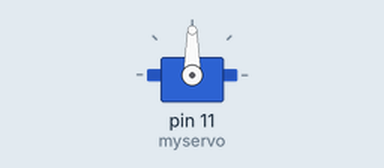
Simulated run of this sketch. Board: Arduino Uno, built with avr-gcc and run on an emulated ATmega328P. Shown: servo.

Above: at 0.05 s.
Timing chart, 0 to 4.6 s (numbered marks = the images above):
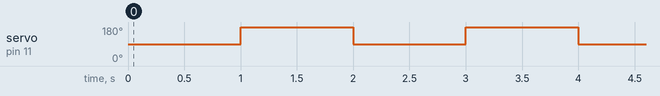

The sketch:

servo_net_opening.ino
```cpp
#include <Servo.h>

Servo myservo;  // create servo object to control a servo
// twelve servo objects can be created on most boards

//int pos = 0;    // variable to store the servo position

void setup() {
  myservo.attach(11);  // attaches the servo on pin 9 to the servo object
  myservo.write(180);
}

void loop() {
//  for (pos = 0; pos <= 180; pos += 1) { // goes from 0 degrees to 180 degrees
//    // in steps of 1 degree
//    myservo.write(pos);              // tell servo to go to position in variable 'pos'
//    delay(15);                       // waits 15 ms for the servo to reach the position
//  }
//  for (pos = 180; pos >= 0; pos -= 1) { // goes from 180 degrees to 0 degrees
//    myservo.write(pos);              // tell servo to go to position in variable 'pos'
//    delay(15);                       // waits 15 ms for the servo to reach the position
//  }

myservo.write(90);
delay(1000);
myservo.write(180);
delay(1000);
myservo.write(90);
}
```

Measured:
- by itself, servo on pin 11 (myservo): alternates 180° for 1.0 s and 90° for 1.0 s
